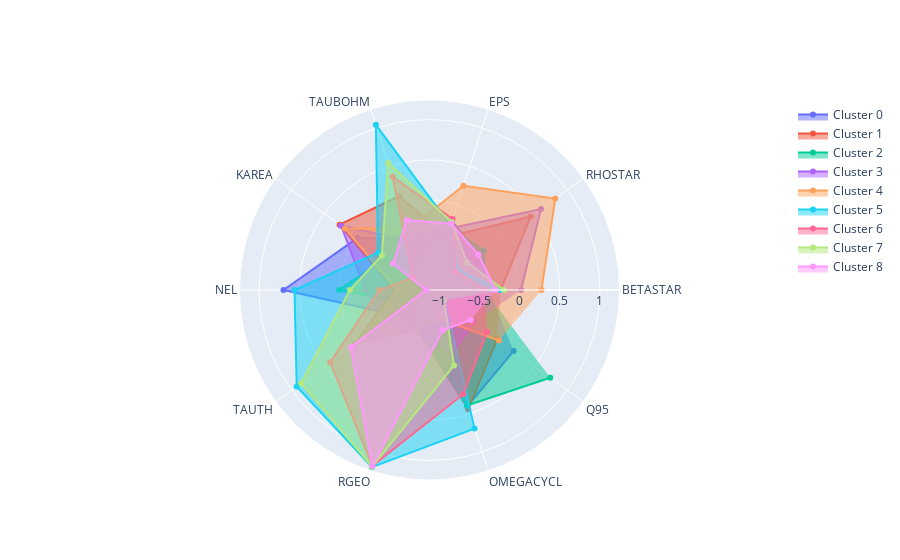

Write notebook code for a chart like this one.
### Code cell
import plotly.graph_objects as go

categories = ordered_features[:10]
fig = go.Figure()

for i in range(len(Counter(labels))-1):

    fig.add_trace(go.Scatterpolar(
          r=data_cl_mean[f"cluster_{i}"].values,
          theta=categories,
          fill='toself',
          name=f'Cluster {i}'
    ))



fig.show()

### Figure 1 — Plotly figure (JSON) as saved in the notebook; plotly's stock layout.template omitted (floating-point values rounded to 4 significant figures)
{"data": [{"fill": "toself", "name": "Cluster 0", "r": [-0.3788, -0.3568, -0.2117, -0.4539, -0.01292, 0.6977, -0.587, -0.6497, 0.4039, 0.1759], "theta": ["BETASTAR", "RHOSTAR", "EPS", "TAUBOHM", "KAREA", "NEL", "TAUTH", "RGEO", "OMEGACYCL", "Q95"], "type": "scatterpolar"}, {"fill": "toself", "name": "Cluster 1", "r": [-0.2295, 0.4379, -0.4205, 0.1095, 0.2648, -0.6686, 0.03116, -0.6148, 0.4413, -0.07459], "theta": ["BETASTAR", "RHOSTAR", "EPS", "TAUBOHM", "KAREA", "NEL", "TAUTH", "RGEO", "OMEGACYCL", "Q95"], "type": "scatterpolar"}, {"fill": "toself", "name": "Cluster 2", "r": [-0.4314, -0.2811, -0.2979, -0.6809, -0.439, 0.007318, -0.8404, -0.6428, 0.3922, 0.7375], "theta": ["BETASTAR", "RHOSTAR", "EPS", "TAUBOHM", "KAREA", "NEL", "TAUTH", "RGEO", "OMEGACYCL", "Q95"], "type": "scatterpolar"}, {"fill": "toself", "name": "Cluster 3", "r": [0.02223, 0.5965, -0.3114, -0.4791, 0.243, -0.3189, -0.4434, -0.6224, -0.2682, -0.4336], "theta": ["BETASTAR", "RHOSTAR", "EPS", "TAUBOHM", "KAREA", "NEL", "TAUTH", "RGEO", "OMEGACYCL", "Q95"], "type": "scatterpolar"}, {"fill": "toself", "name": "Cluster 4", "r": [0.2752, 0.8156, 0.2459, -0.3098, 0.183, -0.7131, 0.003038, -0.5898, -0.7419, -0.04816], "theta": ["BETASTAR", "RHOSTAR", "EPS", "TAUBOHM", "KAREA", "NEL", "TAUTH", "RGEO", "OMEGACYCL", "Q95"], "type": "scatterpolar"}, {"fill": "toself", "name": "Cluster 5", "r": [-0.235, -0.6799, -0.2718, 1.04, -0.3246, 0.5612, 0.9224, 1.196, 0.6941, -0.8795], "theta": ["BETASTAR", "RHOSTAR", "EPS", "TAUBOHM", "KAREA", "NEL", "TAUTH", "RGEO", "OMEGACYCL", "Q95"], "type": "scatterpolar"}, {"fill": "toself", "name": "Cluster 6", "r": [-0.4306, -0.7165, -0.1873, 0.3637, -0.8565, -0.4896, 0.4096, 1.179, 0.2461, -0.2296], "theta": ["BETASTAR", "RHOSTAR", "EPS", "TAUBOHM", "KAREA", "NEL", "TAUTH", "RGEO", "OMEGACYCL", "Q95"], "type": "scatterpolar"}, {"fill": "toself", "name": "Cluster 7", "r": [-0.1895, -0.5335, -0.2264, 0.5415, -0.3825, -0.1262, 0.8538, 1.19, -0.129, -0.8899], "theta": ["BETASTAR", "RHOSTAR", "EPS", "TAUBOHM", "KAREA", "NEL", "TAUTH", "RGEO", "OMEGACYCL", "Q95"], "type": "scatterpolar"}, {"fill": "toself", "name": "Cluster 8", "r": [-0.2911, -0.3643, -0.247, -0.2006, -0.5529, -1.066, 0.09259, 1.182, -0.587, -0.4817], "theta": ["BETASTAR", "RHOSTAR", "EPS", "TAUBOHM", "KAREA", "NEL", "TAUTH", "RGEO", "OMEGACYCL", "Q95"], "type": "scatterpolar"}], "layout": {}}
